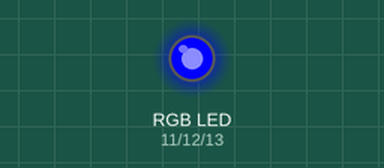
This sketch was run on a simulated Arduino Uno, built with avr-gcc and run on an emulated ATmega328P. Parts: an RGB LED mixed from three pins (HIGH = lit).

Above: at 0.5 s.
At 1.5 s:
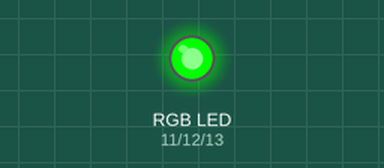
At 2.5 s:
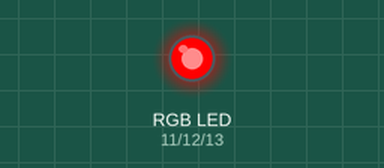
At 3.5 s:
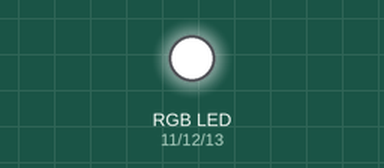
Timing chart, 0 to 5.2 s (numbered marks = the images above):
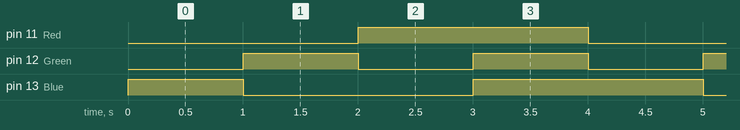

The sketch:

lightChaser2.ino
```cpp
//THEME: Digital Ouputs

//The main goal is to make A RGB LIGHT glow one by one, BLUE,GREEN,RED,WHITE

int timeDelay = 1000;         //This means that for all variables "Time Delay" the delay unit will be 1000

// initialize digital pin LED_BUILTIN as an output.

void setup() {

  // put your setup code here, to run once:

pinMode(13, OUTPUT);        //Blue

pinMode(12, OUTPUT);        //Green

pinMode(11, OUTPUT);        //Red

}


// the loop function runs over and over again forever

void loop() {

  // put your main code here, to run repeatedly:

digitalWrite(13, 1);        //turns the LED1 on BLUE

digitalWrite(12, 0);       //Keeps LED2 off

digitalWrite(11, 0);        //Keeps LED3 off

delay(timeDelay);                //Wait for 1 seconds


digitalWrite(13, 0);        //turns the LED1 onoff

digitalWrite(12, 1);       //turns LED2 on  GREEN

digitalWrite(11, 0);        //Keeps LED3 off

delay(timeDelay);                //Wait for 1 seconds


digitalWrite(13, 0);        //keeps the LED1 off

digitalWrite(12, 0);       //turns LED2 off

digitalWrite(11, 1);        //turns LED3 on RED

delay(timeDelay);                //Wait for 1 seconds


digitalWrite(13, 1);        //turns the LED1 on

digitalWrite(12, 1);       //turns LED2 on

digitalWrite(11, 1);        //Keeps LED3 on

delay(timeDelay);                //Wait for 1 seconds

}  
```

Measured:
- by itself, pin 11 (Red): alternates HIGH for 2.0 s and LOW for 2.0 s
- by itself, pin 12 (Green): alternates HIGH for 1.0 s and LOW for 1.0 s
- by itself, pin 13 (Blue): repeats every 4.0 s: LOW 2.0 s, HIGH 2.0 s
